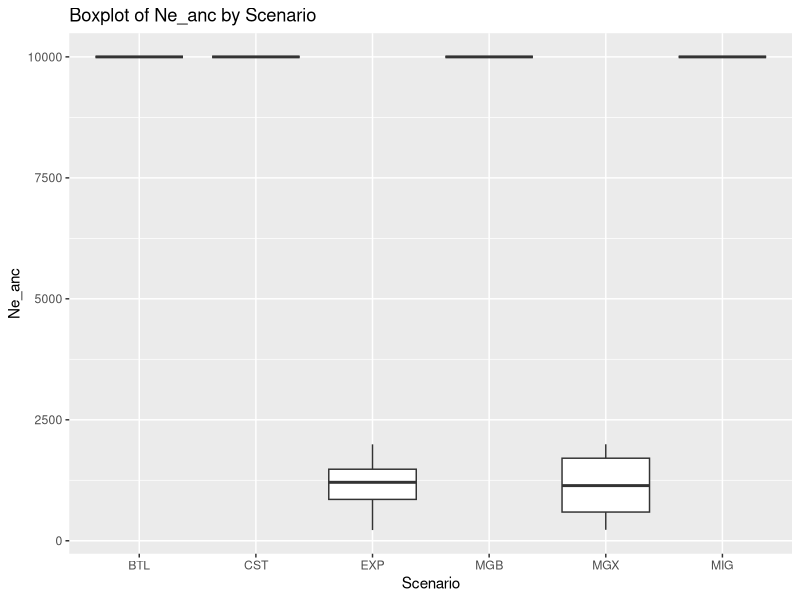
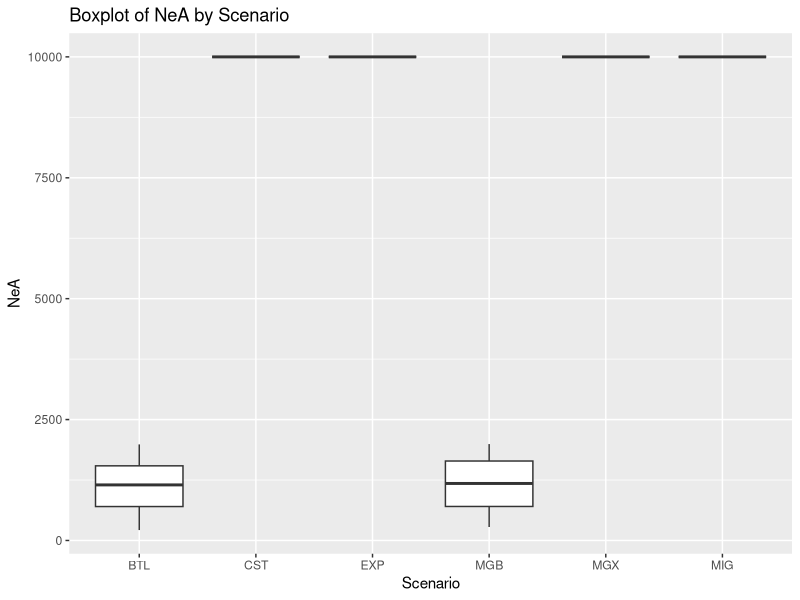
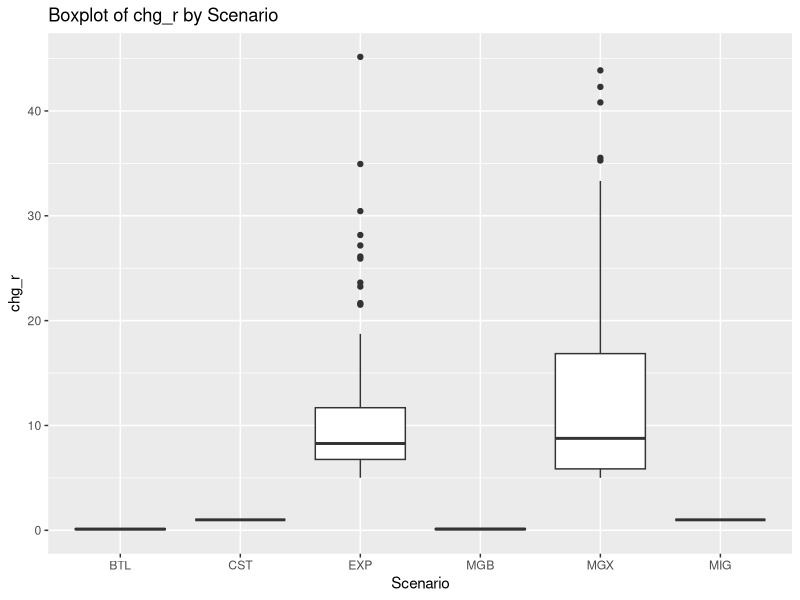
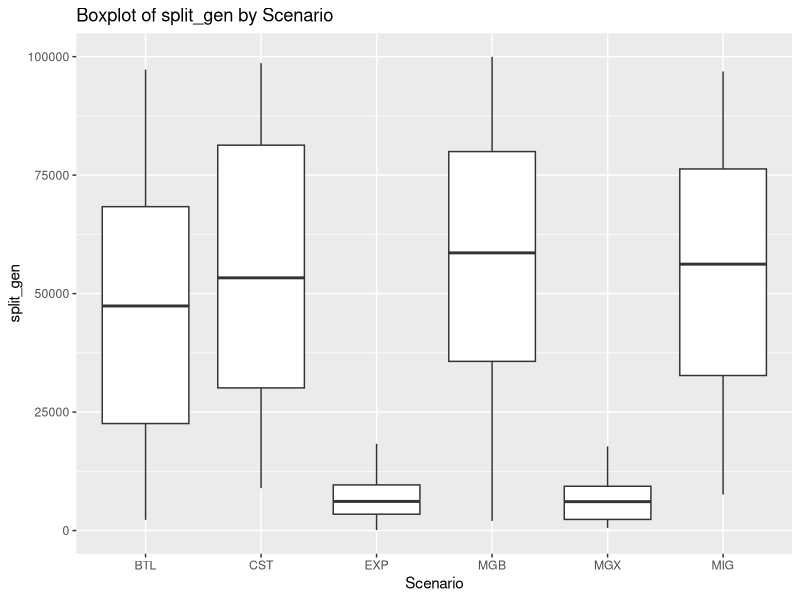
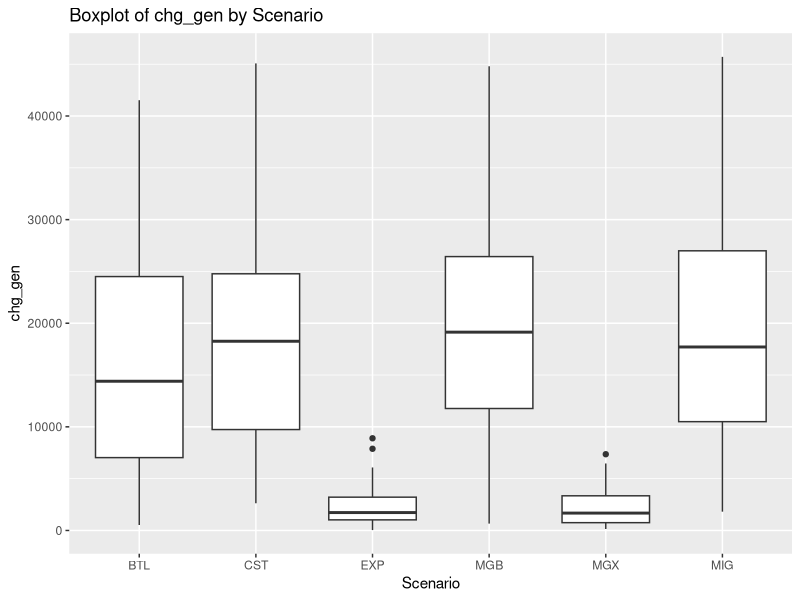
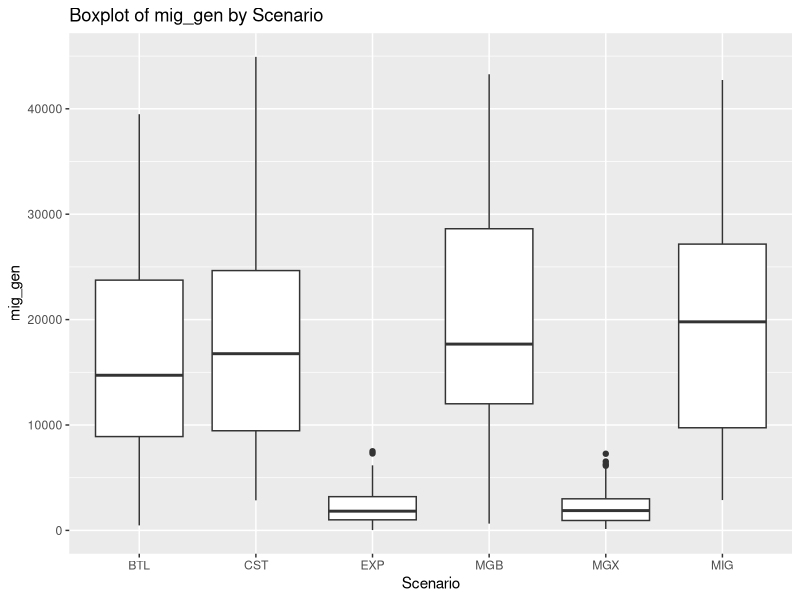
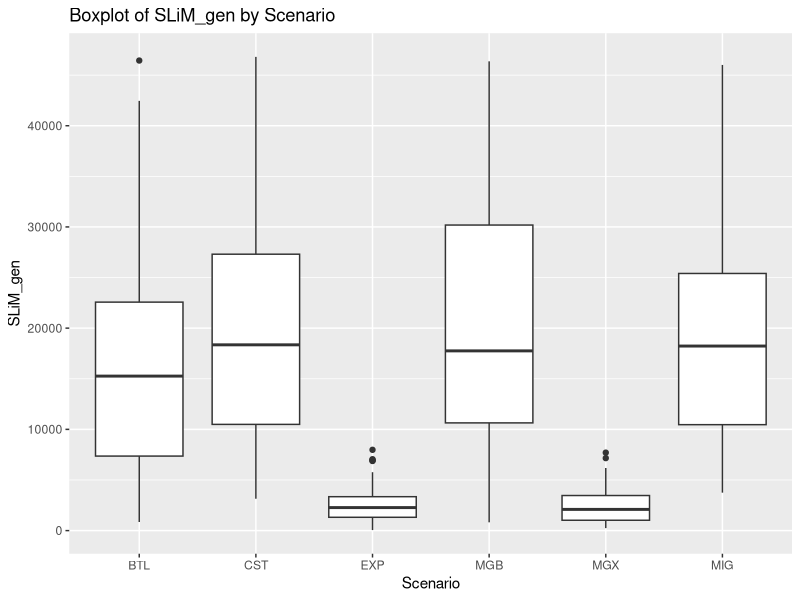
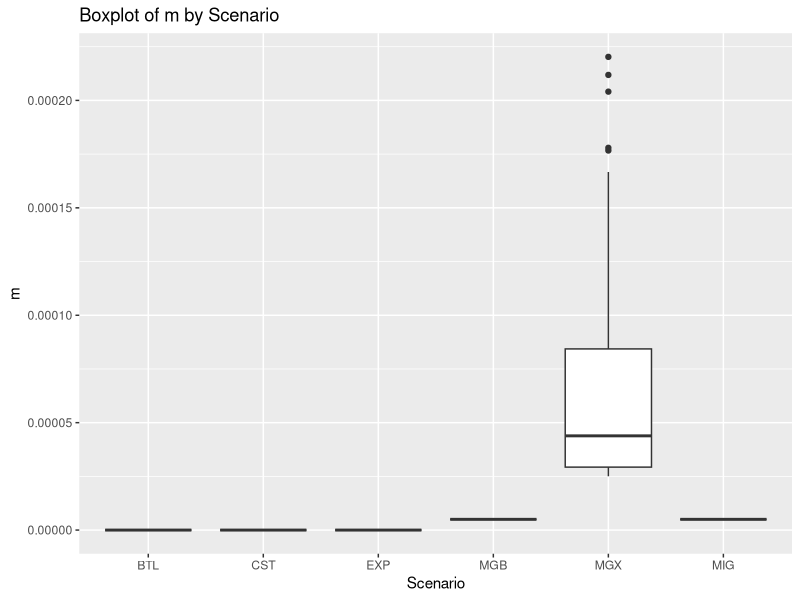

Reproduce these figures in R, in order.
## ---- chunk 1
library(tidyverse)
library(ggplot2)
## ---- chunk 2
priorParameters <- as_tibble(read.table("../20921_allParam.txt", h=T))
priorParameters
## ---- chunk 3

priorParameters <- priorParameters %>% mutate(scenario = case_when(
    grepl("BTL", id) ~ "BTL",
    grepl("CST", id) ~ "CST",
    grepl("EXP", id) ~ "EXP",
    grepl("MIG", id) ~ "MIG",
    grepl("MGX", id) ~ "MGX",
    grepl("MGB", id) ~ "MGB",
    TRUE ~ "Other"  # Add a default result for unmatched conditions
))

priorParameters


## ---- chunk 4
priorParameters %>% select(id, Ne_anc, NeA, chg_r, split_gen, chg_gen, mig_gen, SLiM_gen, m, m_chg, selection_coefficient, scenario)
## ---- chunk 5

# Define a vector of parameter names
parameter_names <- c("Ne_anc", "NeA", "chg_r", "split_gen", "chg_gen", "mig_gen", "SLiM_gen", "m", "m_chg", "selection_coefficient")

# Loop through each parameter and create a separate plot
for (param in parameter_names) {
  # Create a ggplot object for the current parameter
  p <- ggplot(priorParameters, aes(x = scenario, y = !!sym(param))) +
    geom_boxplot() +
    labs(x = "Scenario", y = param) +
    ggtitle(paste("Boxplot of", param, "by Scenario"))
  
  # Print the plot
  print(p)
}
## ---- chunk 6

# Create a list of numerical columns to plot
numerical_columns <- c("Ne_anc", "NeA", "chg_r", "split_gen", "chg_gen", "mig_gen", "SLiM_gen", "m", "m_chg", "selection_coefficient")

# Iterate through numerical columns
for (col in numerical_columns) {
  # Create a density plot for the current column by scenario
  p <- ggplot(priorParameters, aes(x = .data[[col]], fill = scenario)) +
    geom_density(alpha = 0.5) +  # Add density curves
    labs(title = col, x = col, y = "Density") +
    theme_minimal() +
    theme(legend.position = "top")
  
  # Display the plot
  print(p)
}
## ---- chunk 7
# Create a list of numerical columns to plot
numerical_columns <- c("Ne_anc", "NeA", "chg_r", "split_gen", "chg_gen", "mig_gen", "SLiM_gen", "m", "m_chg", "selection_coefficient")

# Group scenarios as specified
priorParameters_grouped_scenario <- priorParameters %>%
  mutate(scenario_group = case_when(
    scenario %in% c("BTL", "EXP", "CST") ~ "Group1",
    scenario %in% c("MIG", "MGB", "MGX") ~ "Group2"
  ))

# Iterate through numerical columns
for (col in numerical_columns) {
  # Create a density plot for the current column by scenario group
  p <- ggplot(priorParameters_grouped_scenario, aes(x = .data[[col]], fill = scenario_group)) +
    geom_density(alpha = 0.5) +  # Add density curves
    labs(title = col, x = col, y = "Density") +
    theme_minimal() +
    theme(legend.position = "top")
  
  # Display the plot
  print(p)
}
## ---- chunk 8
# Create a list of numerical columns to plot
numerical_columns <- c("Ne_anc", "NeA", "chg_r", "split_gen", "chg_gen", "mig_gen", "SLiM_gen", "m", "m_chg", "selection_coefficient")

# Group scenarios as specified
priorParameters <- priorParameters_grouped_scenario %>%
  mutate(scenario_group = case_when(
    scenario %in% c("BTL", "EXP", "CST") ~ "Group1",
    scenario %in% c("MGB", "MGX", "MIG") ~ "Group2"
  ))

# Iterate through numerical columns
for (col in numerical_columns) {
  # Create a density plot for Group1 (BTL, EXP, CST)
  p1 <- ggplot(filter(priorParameters_grouped_scenario, scenario_group == "Group1"), aes(x = .data[[col]], fill = scenario)) +
    geom_density(alpha = 0.5) +  # Add density curves
    labs(title = paste("Group1 -", col), x = col, y = "Density") +
    theme_minimal() +
    theme(legend.position = "top")
  
  # Create a density plot for Group2 (MIG, MGB, MGX)
  p2 <- ggplot(filter(priorParameters_grouped_scenario, scenario_group == "Group2"), aes(x = .data[[col]], fill = scenario)) +
    geom_density(alpha = 0.5) +  # Add density curves
    labs(title = paste("Group2 -", col), x = col, y = "Density") +
    theme_minimal() +
    theme(legend.position = "top")
  
  # Display the plots
  print(p1)
  print(p2)
}
## ---- chunk 9

# Load libraries

#install.packages("multcomp")
#install.packages("emmeans")

library(ggplot2)
library(dplyr)
library(broom)
library(car)
library(multcomp)
library(emmeans)
## ---- chunk 10
parameter_names <- c("Ne_anc", "NeA", "chg_r", "split_gen", "chg_gen", "mig_gen", "SLiM_gen", "m", "m_chg", "selection_coefficient")

# Create an empty list to store ANOVA results
anova_results <- list()

# Loop through each parameter and perform ANOVA
for (param in parameter_names) {
  anova_model <- aov(priorParameters[[param]] ~ priorParameters$scenario)
  anova_results[[param]] <- summary(anova_model)
}
## ---- chunk 11
anova_results
## ---- chunk 12
# Create an empty list to store post hoc test results
posthoc_results <- list()

# Loop through each parameter and perform post hoc tests
for (param in parameter_names) {
  anova_model <- aov(priorParameters[[param]] ~ priorParameters$scenario)
  posthoc_test <- TukeyHSD(anova_model)
  posthoc_results[[param]] <- posthoc_test
}

## ---- chunk 13
posthoc_results
## ---- chunk 14
plot(cars)
